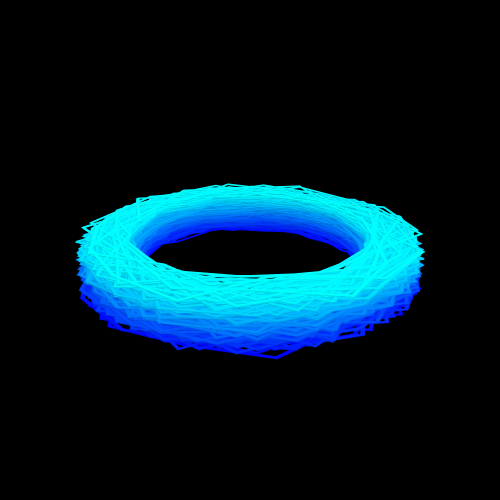

Source (notebook cell):
### Markdown cell above
#### random mesh example

### Code cell
from math import tau
from random import random
steps=[fc.polar_to_point(centre=fc.Point(x=0, y=0, z=i*0.001), radius=10+5*random(), angle=i*tau/13.8) for i in range(4000)]
fc.transform(steps, 'plot', fc.PlotControls(neat_for_publishing=True, zoom=0.7))

### Figure 1 — Plotly figure (JSON) as saved in the notebook; plotly's stock layout.template omitted (floating-point values rounded to 4 significant figures; data arrays with more than 128 entries replaced by an {"elided": "..."} marker saying what was removed)
{"data": [{"i": {"elided": "32352 int values"}, "j": {"elided": "32352 int values"}, "k": {"elided": "32352 int values"}, "type": "mesh3d", "vertexcolor": {"elided": "16180 str values"}, "x": {"elided": "16180 float values"}, "y": {"elided": "16180 float values"}, "z": {"elided": "16180 float values"}}], "layout": {"height": 500, "margin": {"b": 10, "l": 10, "pad": 4, "r": 10, "t": 10}, "paper_bgcolor": "black", "scene": {"aspectmode": "cube", "camera": {"center": {"x": 0, "y": 0, "z": -0.434}, "eye": {"x": -0.7143, "y": -1.429, "z": 0.2143}}, "xaxis": {"backgroundcolor": "black", "nticks": 10, "range": [-15.15, 15.13], "showgrid": false, "visible": false, "zeroline": false}, "yaxis": {"backgroundcolor": "black", "nticks": 10, "range": [-15.19, 15.09], "showgrid": false, "visible": false, "zeroline": false}, "zaxis": {"backgroundcolor": "black", "nticks": 10, "range": [0, 30.28], "showgrid": false, "visible": false, "zeroline": false}}, "width": 500}}
